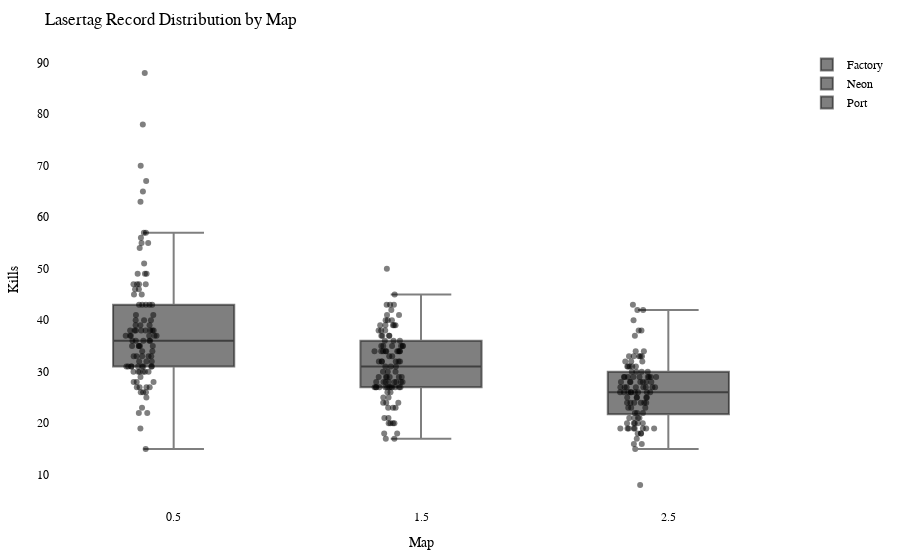

Notebook code cell kept with this figure:
### Code cell
import plotly.graph_objects as go
import plotly.io as pio

df = getRecordsDataframe(minigame="Lasertag")

# Calculate the offset for centering the data points
num_columns = len(df.columns)
offset = 0.5

# Create a Swarm plot using Plotly
fig = go.Figure()

for i, column in enumerate(df.columns):
    x_values = [i + offset] * len(df[column])  # Adjust x-values with offset for horizontal centering
    fig.add_trace(go.Box(x=x_values,
                         y=df[column],
                         name=column,
                         boxpoints='all',
                         pointpos=-0.5,  # Adjust point position to prevent overlapping
                         marker=dict(color='rgba(0,0,0,0.5)', size=6),  # Adjust marker color and size
                         hovertext=df.index,
                         hoverinfo='text+y'))

fig.update_layout(title="Lasertag Record Distribution by Map",
                  xaxis=dict(title="Map"),
                  yaxis=dict(title="Kills"),
                  showlegend=True,
                  font=dict(family="Arial", size=12, color="black"),  # Customize font
                  plot_bgcolor="white",  # Set background color
                  margin=dict(l=50, r=50, t=50, b=50),  # Adjust margins for better layout
                  )

pio.show(fig)

pio.write_html(fig, "out/laser_swarm_plot.html")

### Figure 1 — Plotly figure (JSON) as saved in the notebook; plotly's stock layout.template omitted (floating-point values rounded to 4 significant figures)
{"data": [{"boxpoints": "all", "hoverinfo": "text+y", "hovertext": ["20LeRe10", "agowskyy", "Allooy", "Anni808", "Axollotel", "BacardiSprite", "bawskey", "BusinessBent", "ByNetherdude", "byTobi", "cediiiiii_10", "Chander24", "Chrisi20101", "crocodile1870", "cxl1lo", "DarkCobweb", "deadfiight", "DerBaumIstDerWeg", "Dokkkkko", "Ex4cted", "Falke23_5", "Feinberg", "Fflopse", "ForceFox", "Freeeedom", "frutigall", "GamemasterNiki", "GeneralEnte06", "Gerrygames", "Gobo9", "GrafikKatze", "Grapfen", "Gummibearchen", "H1ghsay", "h4nnes", "Harold_Sensemann", "HerrDante", "Jan2220", "JennieKim", "jimmi1410", "JOW23", "Joy_8oy", "JustK1lling", "KakaMC", "Kanickelul", "Keenaai", "Kokochampi", "Kokochampo", "Kopfradio", "Krusti", "Kyuudo", "LeWi_100", "Livgo", "lizsyy", "LordAlexos", "Lubottus", "Luis_XYZ", "M0orey_0", "marbrueck", "Martomias", "Mincheeen", "MrNulfred", "Mvsk_", "Nexilus", "Ninivee", "officialryzon", "Oronor", "PedroZockt", "Picutar", "PixlNight", "PolizeiDreamy", "Radattel", "Radiokopf", "Raefinzs", "Ritokii", "rXzEr_Justin", "Sackkerl", "SB387", "schmaarek", "ScreamingBlatz", "Sebi1801", "Seemops_8", "Sey__", "Shiewk", "Snitcherella", "SpeckyCut", "StaudammAusHolz", "TheBreadHD", "Tomiokey", "tsuneee", "twitchparaskiill", "Txlentierter", "Umgfoin", "WirdNichtGeladen", "Wissender", "xBaumeisterin", "xX_Dima_ggg_Xx6", "xX_Masha_ggg_Xx9", "ymq_", "yzvm", "zTotito", "_n3d", "_Waldi_"], "marker": {"color": "rgba(0,0,0,0.5)", "size": 6}, "name": "Factory", "pointpos": -0.5, "type": "box", "x": [0.5, 0.5, 0.5, 0.5, 0.5, 0.5, 0.5, 0.5, 0.5, 0.5, 0.5, 0.5, 0.5, 0.5, 0.5, 0.5, 0.5, 0.5, 0.5, 0.5, 0.5, 0.5, 0.5, 0.5, 0.5, 0.5, 0.5, 0.5, 0.5, 0.5, 0.5, 0.5, 0.5, 0.5, 0.5, 0.5, 0.5, 0.5, 0.5, 0.5, 0.5, 0.5, 0.5, 0.5, 0.5, 0.5, 0.5, 0.5, 0.5, 0.5, 0.5, 0.5, 0.5, 0.5, 0.5, 0.5, 0.5, 0.5, 0.5, 0.5, 0.5, 0.5, 0.5, 0.5, 0.5, 0.5, 0.5, 0.5, 0.5, 0.5, 0.5, 0.5, 0.5, 0.5, 0.5, 0.5, 0.5, 0.5, 0.5, 0.5, 0.5, 0.5, 0.5, 0.5, 0.5, 0.5, 0.5, 0.5, 0.5, 0.5, 0.5, 0.5, 0.5, 0.5, 0.5, 0.5, 0.5, 0.5, 0.5, 0.5, 0.5, 0.5, 0.5], "y": [26, 39, 31, 26, 37, 57, 63, 38, 31, 36, 55, 27, 33, 27, 22, 39, 31, 35, 28, 78, 38, 26, 70, 34, 38, 57, 31, 36, 47, 47, 40, 43, 45, 31, 67, 43, 88, 38, 33, 30, 65, 27, 30, 40, 15, 33, 37, 37, 19, 49, 37, 35, 43, 49, 43, 37, 32, 30, 45, 46, 38, 34, 31, 38, 31, 25, 40, 47, 37, 29, 36, 35, 32, 28, 56, 39, 43, 22, 41, 38, 33, 30, 49, 32, 28, 30, 35, 35, 36, 55, 46, 31, 30, 41, 31, 36, 27, 23, 54, 51, 38, 47, 33]}, {"boxpoints": "all", "hoverinfo": "text+y", "hovertext": ["20LeRe10", "agowskyy", "Allooy", "Anni808", "Axollotel", "BacardiSprite", "bawskey", "BusinessBent", "ByNetherdude", "byTobi", "cediiiiii_10", "Chander24", "Chrisi20101", "crocodile1870", "cxl1lo", "DarkCobweb", "deadfiight", "DerBaumIstDerWeg", "Dokkkkko", "Ex4cted", "Falke23_5", "Feinberg", "Fflopse", "ForceFox", "Freeeedom", "frutigall", "GamemasterNiki", "GeneralEnte06", "Gerrygames", "Gobo9", "GrafikKatze", "Grapfen", "Gummibearchen", "H1ghsay", "h4nnes", "Harold_Sensemann", "HerrDante", "Jan2220", "JennieKim", "jimmi1410", "JOW23", "Joy_8oy", "JustK1lling", "KakaMC", "Kanickelul", "Keenaai", "Kokochampi", "Kokochampo", "Kopfradio", "Krusti", "Kyuudo", "LeWi_100", "Livgo", "lizsyy", "LordAlexos", "Lubottus", "Luis_XYZ", "M0orey_0", "marbrueck", "Martomias", "Mincheeen", "MrNulfred", "Mvsk_", "Nexilus", "Ninivee", "officialryzon", "Oronor", "PedroZockt", "Picutar", "PixlNight", "PolizeiDreamy", "Radattel", "Radiokopf", "Raefinzs", "Ritokii", "rXzEr_Justin", "Sackkerl", "SB387", "schmaarek", "ScreamingBlatz", "Sebi1801", "Seemops_8", "Sey__", "Shiewk", "Snitcherella", "SpeckyCut", "StaudammAusHolz", "TheBreadHD", "Tomiokey", "tsuneee", "twitchparaskiill", "Txlentierter", "Umgfoin", "WirdNichtGeladen", "Wissender", "xBaumeisterin", "xX_Dima_ggg_Xx6", "xX_Masha_ggg_Xx9", "ymq_", "yzvm", "zTotito", "_n3d", "_Waldi_"], "marker": {"color": "rgba(0,0,0,0.5)", "size": 6}, "name": "Neon", "pointpos": -0.5, "type": "box", "x": [1.5, 1.5, 1.5, 1.5, 1.5, 1.5, 1.5, 1.5, 1.5, 1.5, 1.5, 1.5, 1.5, 1.5, 1.5, 1.5, 1.5, 1.5, 1.5, 1.5, 1.5, 1.5, 1.5, 1.5, 1.5, 1.5, 1.5, 1.5, 1.5, 1.5, 1.5, 1.5, 1.5, 1.5, 1.5, 1.5, 1.5, 1.5, 1.5, 1.5, 1.5, 1.5, 1.5, 1.5, 1.5, 1.5, 1.5, 1.5, 1.5, 1.5, 1.5, 1.5, 1.5, 1.5, 1.5, 1.5, 1.5, 1.5, 1.5, 1.5, 1.5, 1.5, 1.5, 1.5, 1.5, 1.5, 1.5, 1.5, 1.5, 1.5, 1.5, 1.5, 1.5, 1.5, 1.5, 1.5, 1.5, 1.5, 1.5, 1.5, 1.5, 1.5, 1.5, 1.5, 1.5, 1.5, 1.5, 1.5, 1.5, 1.5, 1.5, 1.5, 1.5, 1.5, 1.5, 1.5, 1.5, 1.5, 1.5, 1.5, 1.5, 1.5, 1.5], "y": [20, 34, 30, 27, 35, 35, 32, 28, 29, 26, 41, 17, 27, 27, 17, 39, 28, 38, 18, 39, 34, 21, 45, 20, 36, 36, 28, 27, 39, 43, 34, 40, 35, 28, 34, 29, 50, 31, 28, 23, 43, 25, 31, 37, 24, 29, 21, 34, 18, 35, 27, 32, 23, 36, 32, 39, 23, 27, 32, 28, 41, 28, 40, 27, 29, null, 40, 43, 32, 27, 29, 27, 27, 25, 34, 28, 31, 20, 37, 38, 32, 30, 27, 26, 27, 24, 34, 35, 37, 34, 39, null, 30, 33, 34, 24, 29, 20, 38, 42, 35, 37, 33]}, {"boxpoints": "all", "hoverinfo": "text+y", "hovertext": ["20LeRe10", "agowskyy", "Allooy", "Anni808", "Axollotel", "BacardiSprite", "bawskey", "BusinessBent", "ByNetherdude", "byTobi", "cediiiiii_10", "Chander24", "Chrisi20101", "crocodile1870", "cxl1lo", "DarkCobweb", "deadfiight", "DerBaumIstDerWeg", "Dokkkkko", "Ex4cted", "Falke23_5", "Feinberg", "Fflopse", "ForceFox", "Freeeedom", "frutigall", "GamemasterNiki", "GeneralEnte06", "Gerrygames", "Gobo9", "GrafikKatze", "Grapfen", "Gummibearchen", "H1ghsay", "h4nnes", "Harold_Sensemann", "HerrDante", "Jan2220", "JennieKim", "jimmi1410", "JOW23", "Joy_8oy", "JustK1lling", "KakaMC", "Kanickelul", "Keenaai", "Kokochampi", "Kokochampo", "Kopfradio", "Krusti", "Kyuudo", "LeWi_100", "Livgo", "lizsyy", "LordAlexos", "Lubottus", "Luis_XYZ", "M0orey_0", "marbrueck", "Martomias", "Mincheeen", "MrNulfred", "Mvsk_", "Nexilus", "Ninivee", "officialryzon", "Oronor", "PedroZockt", "Picutar", "PixlNight", "PolizeiDreamy", "Radattel", "Radiokopf", "Raefinzs", "Ritokii", "rXzEr_Justin", "Sackkerl", "SB387", "schmaarek", "ScreamingBlatz", "Sebi1801", "Seemops_8", "Sey__", "Shiewk", "Snitcherella", "SpeckyCut", "StaudammAusHolz", "TheBreadHD", "Tomiokey", "tsuneee", "twitchparaskiill", "Txlentierter", "Umgfoin", "WirdNichtGeladen", "Wissender", "xBaumeisterin", "xX_Dima_ggg_Xx6", "xX_Masha_ggg_Xx9", "ymq_", "yzvm", "zTotito", "_n3d", "_Waldi_"], "marker": {"color": "rgba(0,0,0,0.5)", "size": 6}, "name": "Port", "pointpos": -0.5, "type": "box", "x": [2.5, 2.5, 2.5, 2.5, 2.5, 2.5, 2.5, 2.5, 2.5, 2.5, 2.5, 2.5, 2.5, 2.5, 2.5, 2.5, 2.5, 2.5, 2.5, 2.5, 2.5, 2.5, 2.5, 2.5, 2.5, 2.5, 2.5, 2.5, 2.5, 2.5, 2.5, 2.5, 2.5, 2.5, 2.5, 2.5, 2.5, 2.5, 2.5, 2.5, 2.5, 2.5, 2.5, 2.5, 2.5, 2.5, 2.5, 2.5, 2.5, 2.5, 2.5, 2.5, 2.5, 2.5, 2.5, 2.5, 2.5, 2.5, 2.5, 2.5, 2.5, 2.5, 2.5, 2.5, 2.5, 2.5, 2.5, 2.5, 2.5, 2.5, 2.5, 2.5, 2.5, 2.5, 2.5, 2.5, 2.5, 2.5, 2.5, 2.5, 2.5, 2.5, 2.5, 2.5, 2.5, 2.5, 2.5, 2.5, 2.5, 2.5, 2.5, 2.5, 2.5, 2.5, 2.5, 2.5, 2.5, 2.5, 2.5, 2.5, 2.5, 2.5, 2.5], "y": [19, 24, 20, 20, 25, 29, 30, 26, 19, 20, 33, 19, 29, 25, 18, 28, 24, 28, 15, 33, 25, 24, 43, 16, 34, 38, 27, 26, 29, 37, 27, 38, 31, 27, 33, 28, 40, 27, 23, 27, 42, 33, 8, 25, null, 22, 17, 24, 16, 26, 22, 31, 26, 33, 30, 32, 22, 27, 25, 31, 30, 26, 19, 29, 24, 29, 31, 42, 26, 21, 23, 19, 28, 27, 18, 29, 29, 18, 29, 28, null, 20, 32, 26, 20, 21, 21, 24, 26, 31, 27, 19, 30, 26, 28, 19, 23, 19, 29, 28, 32, 34, 21]}], "layout": {"font": {"color": "black", "family": "Arial", "size": 12}, "margin": {"b": 50, "l": 50, "r": 50, "t": 50}, "plot_bgcolor": "white", "showlegend": true, "title": {"text": "Lasertag Record Distribution by Map"}, "xaxis": {"title": {"text": "Map"}}, "yaxis": {"title": {"text": "Kills"}}}}
